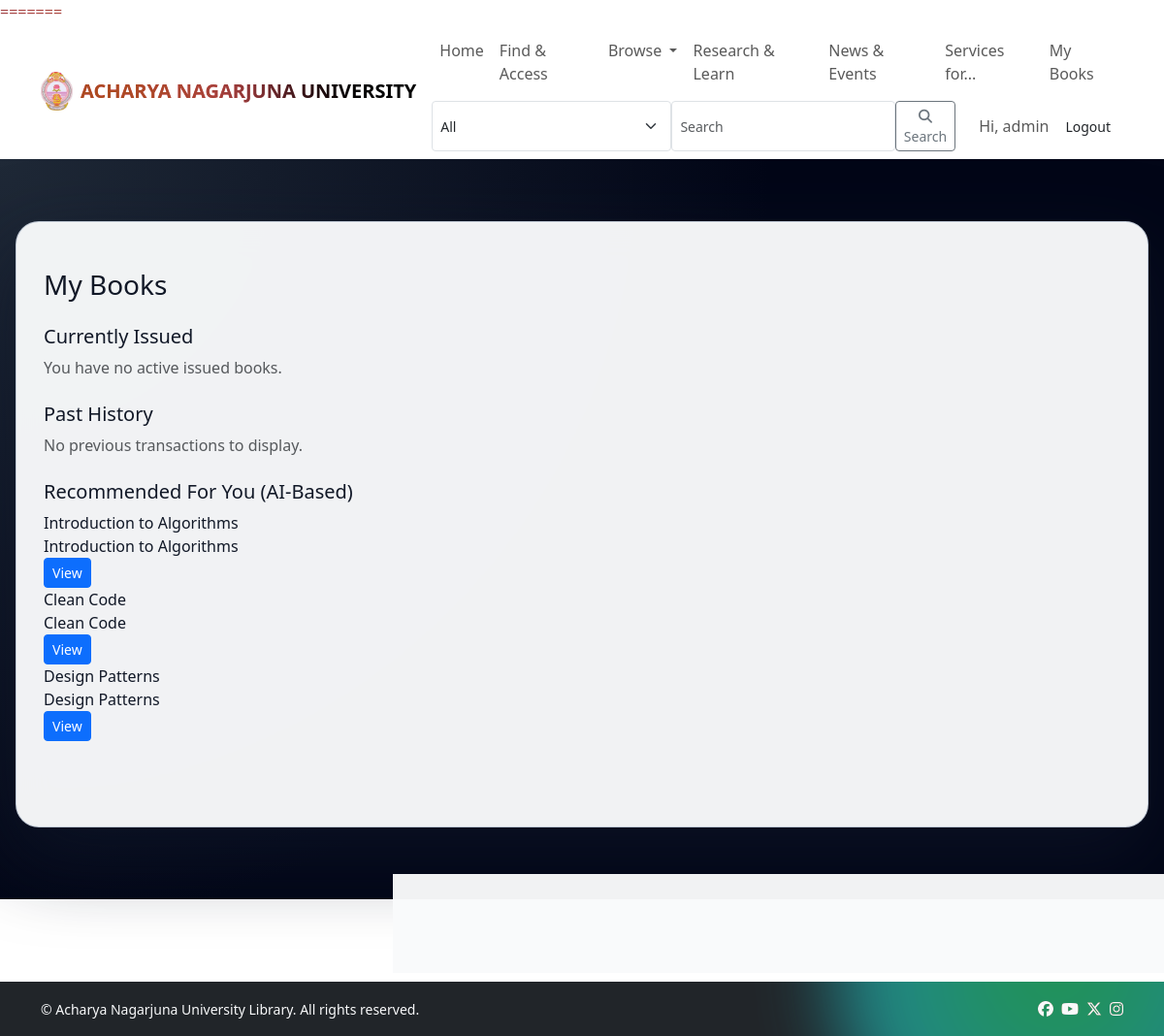
The page /my-books/ (signed in) on the database its author committed.
### portal/models.py (models this page shows, shortened)
class Book(models.Model):
    title = models.CharField(max_length=255)
    author = models.CharField(max_length=255, blank=True)
    department = models.ForeignKey(Department, on_delete=models.SET_NULL, null=True, blank=True)
    subject = models.CharField(max_length=255, blank=True)
    isbn = models.CharField(max_length=20, blank=True)
    barcode = models.CharField(max_length=50, unique=True, null=True, blank=True)
    publisher = models.CharField(max_length=255, blank=True)
    rack_number = models.CharField(max_length=50, blank=True)
    total_copies = models.PositiveIntegerField(default=1)
    available_copies = models.PositiveIntegerField(default=1)
    cover_image = models.ImageField(upload_to='book_covers/', blank=True, null=True)
    description = models.TextField(blank=True)
    is_trending = models.BooleanField(default=False)
    is_classic = models.BooleanField(default=False)
    is_romance = models.BooleanField(default=False)
    is_kids = models.BooleanField(default=False)
    is_thriller = models.BooleanField(default=False)
    created_at = models.DateTimeField(auto_now_add=True)

### portal/views.py (the view)
# urls.py: path('my-books/', views.my_books, name='my_books'),
@login_required
def my_books(request):
    active_loans = Transaction.objects.filter(user=request.user, returned_on__isnull=True).select_related('book')
    history = Transaction.objects.filter(user=request.user, returned_on__isnull=False).order_by('-returned_on').select_related('book')
    recommendations = get_ai_recommendations_for_user(request.user, Book.objects.filter(is_trending=True), limit=6)
    context = {
        'active_loans': active_loans,
        'history': history,
        'recommendations': recommendations,
    }
    return render(request, 'portal/my_books.html', context)

### portal/ai_recommender.py (called while the page is built)
def _call_llm_with_retry(messages, model: str, fallback_model: str | None = None):
    delay = BACKOFF_BASE
    for attempt in range(1, MAX_RETRIES + 1):
        try:
            return litellm.completion(model=model, messages=messages)
        except APIError as e:
            msg = str(e).lower()
            if "overloaded" in msg or "rate limit" in msg:
                if attempt < MAX_RETRIES:
                    print(f"[AI] Channel overloaded (attempt {attempt}). Retrying in {delay}s...")
                    time.sleep(delay)
                    delay *= 2
                    continue
                else:
                    if fallback_model:
                        print("[AI] Primary overloaded, trying fallback model...")
                        return litellm.completion(model=fallback_model, messages=messages)
                    raise
            raise

### templates/portal/my_books.html (shortened to what this page needs)
{% extends 'portal/base.html' %}
{% block content %}
<h3 class="mt-3">My Books</h3>
<h5 class="mt-4">Currently Issued</h5>
{% if active_loans %}
  <div class="table-responsive">
    <table class="table table-sm align-middle">
      <thead>
        <tr>
          <th>Title</th>
          <th>Department</th>
          <th>Issued On</th>
          <th>Due Date</th>
          <th>Fine (Today)</th>
        </tr>
      </thead>
      <tbody>
        {% for tx in active_loans %}
          <tr>
            <td>
              <a href="{% url 'book_detail' tx.book.id %}">
                {{ tx.book.title }}
              </a>
            </td>
            <td>{{ tx.book.department.name|default:"-" }}</td>
            <td>{{ tx.issued_on|date:"d M Y" }}</td>
            <td>{{ tx.due_date|date:"d M Y" }}</td>
            <td>
              {% if tx.is_overdue %}
                <span class="text-danger">₹{{ tx.fine_amount }}</span>
              {% else %}
                <span class="text-success">No fine</span>
              {% endif %}
            </td>
          </tr>
        {% endfor %}
      </tbody>
    </table>
  </div>
{% else %}
  <p class="text-muted">You have no active issued books.</p>
{% endif %}
<h5 class="mt-4">Past History</h5>
{% if history %}
  <div class="table-responsive">
    <table class="table table-sm align-middle">
      <thead>
        <tr>
          <th>Title</th>
          <th>Department</th>
          <th>Issued On</th>
          <th>Returned On</th>
          <th>Fine Paid</th>
        </tr>
      </thead>
      <tbody>
        {% for tx in history %}
          <tr>
            <td>
              <a href="{% url 'book_detail' tx.book.id %}">
                {{ tx.book.title }}
              </a>
            </td>
            <td>{{ tx.book.department.name|default:"-" }}</td>
            <td>{{ tx.issued_on|date:"d M Y" }}</td>
            <td>{{ tx.returned_on|date:"d M Y" }}</td>
            <td>₹{{ tx.fine_amount }}</td>
          </tr>
        {% endfor %}
      </tbody>
    </table>
  </div>
{% else %}
  <p class="text-muted">No previous transactions to display.</p>
{% endif %}
<h5 class="mt-4">Recommended For You (AI-Based)</h5>
{% if recommendations %}
  <div class="book-strip mb-5">
    <div class="book-scroller">
      {% for book in recommendations %}
        <div class="book-card">
          {% if book.cover_image %}
            <img src="{{ book.cover_image.url }}" class="book-cover-img" alt="{{ book.title }}" />
          {% else %}
            <div class="book-cover-placeholder">
              {{ book.title|truncatechars:40 }}
            </div>
          {% endif %}
          <div class="book-title">{{ book.title }}</div>
          <a href="{% url 'book_detail' book.id %}" class="btn btn-primary btn-sm book-btn">
            View
          </a>
        </div>
      {% endfor %}
    </div>
  </div>
{% else %}
  <p class="text-muted mb-5">No recommendations yet. Borrow some books to get personalised suggestions.</p>
{% endif %}
{% endblock %}

### templates/portal/base.html (shortened to what this page needs)
{% load static %}
<!DOCTYPE html>
<html lang="en">
<head>
  <link
    href="https://cdn.jsdelivr.net/npm/bootstrap@5.3.2/dist/css/bootstrap.min.css"
    rel="stylesheet"
  />
  <link
    rel="stylesheet"
    href="https://cdnjs.cloudflare.com/ajax/libs/font-awesome/6.5.1/css/all.min.css"
  />
</head>
</head>
<body>
  <nav class="navbar navbar-expand-lg main-nav">
    <div class="container">
      <a class="navbar-brand d-flex align-items-center" href="{% url 'home' %}">
        <img src="{% static 'images/anulogo.jpeg' %}" alt="ANU Logo" style="height: 40px; width: auto; margin-right: 8px;" />
        <span style="font-weight: bold;">ACHARYA NAGARJUNA UNIVERSITY</span>
      </a>
      <div class="collapse navbar-collapse flex-column" id="mainNavbar">
        <ul class="navbar-nav w-100 justify-content-center mb-2">
          <li class="nav-item">
            <a class="nav-link" href="{% url 'home' %}">Home</a>
          </li>
          <li class="nav-item">
            <a class="nav-link" href="{% url 'book_list' %}">Find & Access</a>
          </li>
          <li class="nav-item dropdown mega-dropdown">
            <a
              class="nav-link dropdown-toggle"
              href="#"
              id="browseDropdown"
              role="button"
              aria-expanded="false"
            >
              Browse
            </a>
          </li>
          <li class="nav-item">
            <a class="nav-link" href="{% url 'advanced_search' %}">Research & Learn</a>
          </li>
          <li class="nav-item">
            <a class="nav-link" href="{% url 'news' %}">News & Events</a>
          </li>
          <li class="nav-item">
            <a class="nav-link" href="{% url 'contact' %}">Services for...</a>
          </li>
          <li class="nav-item">
            <a class="nav-link" href="{% url 'my_books' %}">My Books</a>
          </li>
        </ul>
        <div class="d-flex justify-content-between align-items-center w-100">
          <form class="d-flex flex-grow-1 me-3" method="get" action="{% url 'book_list' %}">
            <select class="form-select form-select-sm search-select" name="type" aria-label="Search type">
              <option value="all">All</option>
            </select>
            <input
              class="form-control form-control-sm search-input"
              type="search"
              placeholder="Search"
              name="q"
              aria-label="Search query"
            />
            <button class="btn btn-outline-secondary btn-sm search-btn" type="submit" aria-label="Search">
              <i class="fa-solid fa-magnifying-glass"></i> Search
            </button>
          </form>
          <ul class="navbar-nav align-items-center mb-0">
            {% if user.is_authenticated %}
              <li class="nav-item">
                <a class="nav-link" href="{% if user.is_staff %}{% url 'admin_dashboard' %}{% else %}{% url 'my_books' %}{% endif %}">
                  Hi, {{ user.username }}
                </a>
              </li>
              <li class="nav-item">
                <a class="btn btn-login-outline btn-sm me-1" href="{% url 'logout' %}">
                  Logout
                </a>
              </li>
            {% endif %}
          </ul>
        </div>
      </div>
    </div>
  </nav>
  <div class="bg-blob blob1"></div>
  <div class="bg-blob blob2"></div>
  <div class="page-wrap">
    <main class="content-card">
      {% block content %}{% endblock %}
    </main>
  </div>
  <footer class="mt-5 py-3 bg-dark text-light">
    <div class="container d-flex flex-wrap justify-content-between align-items-center">
      <div class="small">
        © {{ now|date:"Y" }} Acharya Nagarjuna University Library. All rights reserved.
      </div>
      <div class="d-flex gap-2">
        <a href="#" class="text-light" title="Facebook" aria-label="Facebook"><i class="fa-brands fa-facebook"></i></a>
        <a href="#" class="text-light" title="YouTube" aria-label="YouTube"><i class="fa-brands fa-youtube"></i></a>
        <a href="#" class="text-light" title="X (Twitter)" aria-label="X (Twitter)"><i class="fa-brands fa-x-twitter"></i></a>
        <a href="#" class="text-light" title="Instagram" aria-label="Instagram"><i class="fa-brands fa-instagram"></i></a>
      </div>
    </div>
  </footer>
</body>
</html>

### templates/portal/base.html (style rules this page uses)
* { box-sizing: border-box; margin: 0; padding: 0; }
body { font-family: system-ui, -apple-system, BlinkMacSystemFont, "Segoe UI", sans-serif; min-height: 100vh; color: #111827; overflow-x: hidden; }
.page-wrap { position: relative; min-height: 100vh; display: flex; justify-content: center; align-items: flex-start; padding: 64px 16px; background: radial-gradient(circle at top left, #1f2937 0, #020617 55%); color: #f9fafb; }
.bg-blob { position: fixed; border-radius: 999px; filter: blur(40px); opacity: 0.7; mix-blend-mode: lighten; pointer-events: none; z-index: 0; }
.bg-blob.blob1 { width: 420px; height: 420px; background: radial-gradient(circle, #f97316, #ec4899); top: -80px; left: -120px; animation: float1 22s ease-in-out infinite alternate; }
.bg-blob.blob2 { width: 460px; height: 460px; background: radial-gradient(circle, #22c55e, #0ea5e9); bottom: -160px; right: -120px; animation: float2 26s ease-in-out infinite alternate; }
.content-card { position: relative; z-index: 5; width: 100%; max-width: 1200px; background: rgba(249, 250, 251, 0.97); border-radius: 24px; padding: 32px 28px 40px; box-shadow: 0 30px 80px rgba(15, 23, 42, 0.65); border: 1px solid rgba(148, 163, 184, 0.5); backdrop-filter: blur(18px); -webkit-backdrop-filter: blur(18px); color: #111827; }
.mega-dropdown { position: static; }

### rows shown on the page
Book: title "Introduction to Algorithms"
Book: title "Clean Code"
Book: title "Design Patterns"

### other values the page prints
{{ user.username }} "admin"
